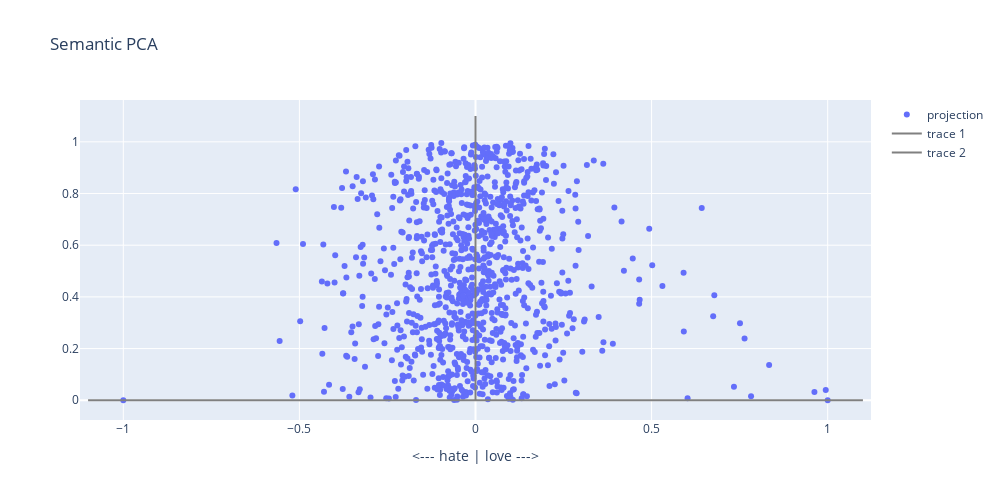

This figure's notebook cell:
### Code cell
projection_2 = None

if projection_2 is None:

    projection_1 = ['love', 'hate']
    projection_str_1 = "-".join(projection_1)


    df_bert = bourdieu.compute_projection_embeddings(projection_1)
    df_proj = df_bert[projection_1]

    df_proj[projection_str_1] = df_proj[projection_1[0]] - df_proj[projection_1[1]]

    scaler = MinMaxScaler(feature_range=(-1, 1))
    df_proj["term"] = df_proj.index


    scaler = MinMaxScaler(feature_range=(-1, 1))
    df_proj[projection_str_1] = scaler.fit_transform(
        df_proj[projection_str_1].values.reshape(-1, 1)
    )
    
df_proj['project_angle'] = np.sqrt(1-df_proj[projection_str_1]**2) # Pythagore
#df_proj['project_angle'] = df_proj['project_angle'].apply(lambda x: np.sqrt(1-x**2)*(1+random.random()*0.1))
df_proj['project_angle'] = df_proj['project_angle'].apply(lambda x: x*random.uniform(0, 1))

fig = go.Figure()

trace_1 = go.Scatter(
    x=[-1.1, 1.1],
    y=[0, 0],
    mode="lines",
    line_color="grey")


trace_2 = go.Scatter(
    x=[0, 0],
    y=[0, 1.1],
    mode="lines",
    line_color="grey")

trace_scatter = go.Scatter(
    x=df_proj[projection_str_1],
    y=df_proj['project_angle'],
    text = df_proj['term'],
    mode="markers",
    name = 'projection')

fig.add_trace(trace_scatter)
fig.add_trace(trace_1)
fig.add_trace(trace_2)


fig.update_layout(
        title='Semantic PCA',
        height=500,
        width=1000,
        xaxis_title="<--- " + " | ".join(reversed(projection_1)) + " --->",
    )

fig.show()

### Figure 1 — Plotly figure (JSON) as saved in the notebook; plotly's stock layout.template omitted (floating-point values rounded to 4 significant figures; data arrays with more than 128 entries replaced by an {"elided": "..."} marker saying what was removed)
{"data": [{"mode": "markers", "name": "projection", "text": {"elided": "1004 str values"}, "type": "scatter", "x": {"elided": "1004 float values"}, "y": {"elided": "1004 float values"}}, {"line": {"color": "grey"}, "mode": "lines", "type": "scatter", "x": [-1.1, 1.1], "y": [0, 0]}, {"line": {"color": "grey"}, "mode": "lines", "type": "scatter", "x": [0, 0], "y": [0, 1.1]}], "layout": {"height": 500, "title": {"text": "Semantic PCA"}, "width": 1000, "xaxis": {"autorange": true, "range": [-1.123, 1.123], "title": {"text": "<--- hate | love --->"}, "type": "linear"}, "yaxis": {"autorange": true, "range": [-0.07643, 1.162], "type": "linear"}}}
